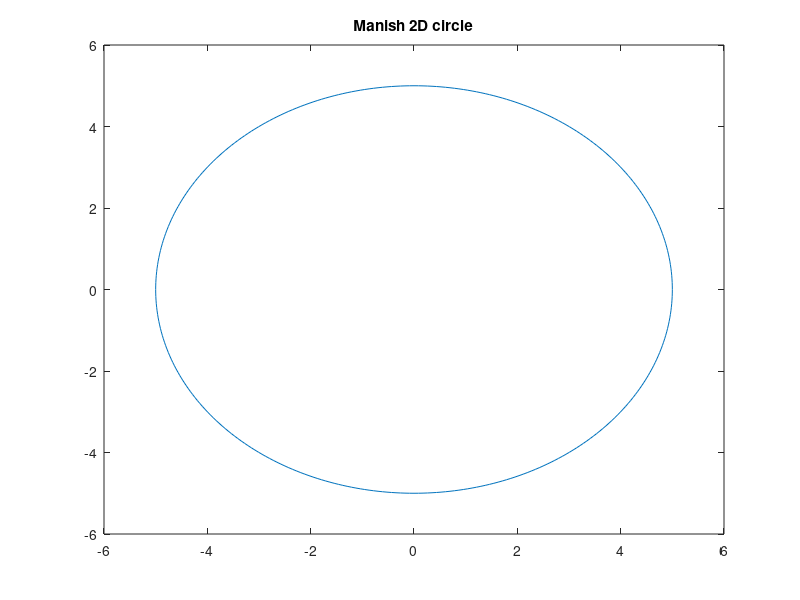

This figure's MATLAB source:
% Question 6
% create a circle of radius r

% these x and y values showing the centre of the circle
x=0;
y=0;
r=input("enter radius :")

theta=0:pi/180:2*pi;
xunit=r*cos(theta);
yunit=r*sin(theta);

% for ploting a circle we use plot command
plot(xunit,yunit);

title('Manish 2D circle');